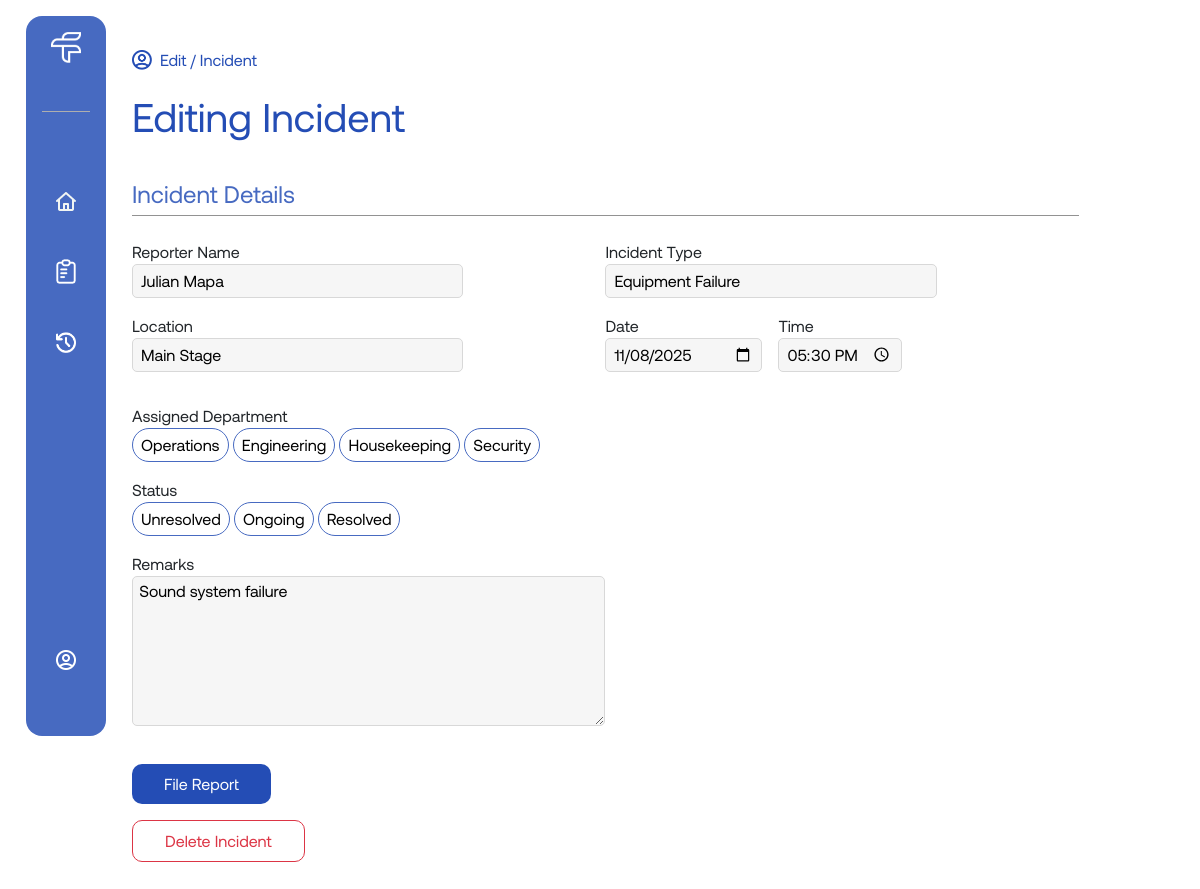
Page /pages/edit-incident.php?incidentId=1 (signed in) on the earlier database version.
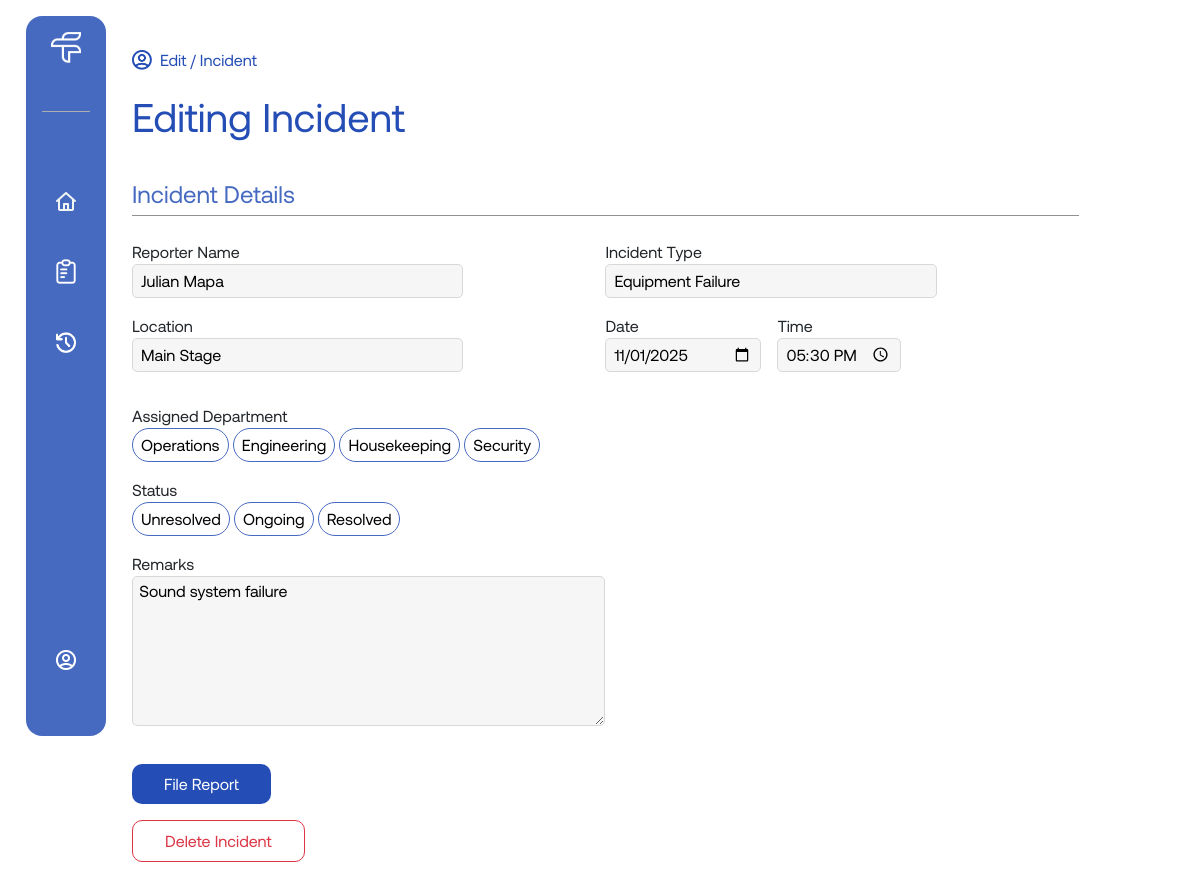
Same page on the later database version.
### tables this page shows
CREATE TABLE incidents (
  incident_id INT(10) AUTO_INCREMENT PRIMARY KEY,
  description VARCHAR(255) NOT NULL,
  location VARCHAR(255) NOT NULL,
  reported_by INT(10),
  role_assigned_to VARCHAR(255),
  status VARCHAR(255) DEFAULT 'Ongoing',
  remarks VARCHAR(255),
  date DATE,
  time TIME,
  FOREIGN KEY (reported_by) REFERENCES users(user_id) ON DELETE SET NULL
);

### pages/edit-incident.php (the view, shortened to what the changed rows need)
<?php
    include('../includes/db_connect.php');
    if (isset($_GET['incidentId'])) {
        $id = $_GET['incidentId'];
        $sql_fetch = "SELECT * FROM incidents WHERE incident_id = $id";
        $result = mysqli_query($conn, $sql_fetch);
        if ($result-> num_rows > 0) {
            while ($row = mysqli_fetch_array($result)) {
                $incident = $row['description'];
                $location = $row['location'];
                $date = $row['date'];
                $time = $row['time'];
                $remarks = $row['remarks'];
            }
        }
    }
?>
<!DOCTYPE html>
<html lang="en">
<head>
    <link href="https://cdn.jsdelivr.net/npm/bootstrap@5.3.8/dist/css/bootstrap.min.css" rel="stylesheet">
    <link rel="stylesheet" href="../assets/css/style.css">
</head>
<body>
    <div class="layout d-md-flex w-md-100">
        <div class="main-content flex-md-fill p-md-3 pt-md-5">
            <div class="main-content-container incident-form w-90 mx-auto mx-md-0 w-md-100">
                <h1>Editing Incident</h1>
                <h2>Incident Details</h2>
                <div class="incident-details">
                    <form method="POST" action="">
                        <div class="incident-details">
                            <div class="incident-text-inputs">
                                <div class="incident-form-group">
                                </div>
                                <div class="incident-form-group">
                                    <p>Incident Type</p>
                                    <input
                                    type="text"
                                    name="incident_type"
                                    value = "<?php echo $incident; ?>"
                                    placeholder="e.g Wet Floor"
                                    required
                                    />
                                </div>
                                <div class="incident-form-group">
                                    <p>Location</p>
                                    <input
                                    type="text"
                                    name="location"
                                    value = "<?php echo $location; ?>"
                                    placeholder="e.g 3rd Floor"
                                    required
                                    />
                                </div>
                                <div class="date-time">
                                    <div class="left-date">
                                    <p>Date</p>
                                    <input type="date" name="date" value = "<?php echo $date;?>" required  />
                                    </div>
                                    <div class="right-time">
                                    <p>Time</p>
                                    <input type="time" name="time" value = "<?php echo $time;?>" required />
                                    </div>
                                </div>
                            </div>
                            <p>Assigned Department</p>
                            <div class="department-btns">
                                <button type="button" data-target="dept_ops">Operations</button>
                                <button type="button" data-target="dept_eng">Engineering</button>
                                <button type="button" data-target="dept_house">Housekeeping</button>
                                <button type="button" data-target="dept_sec">Security</button>
                            </div>
                            <p>Status</p>
                            <div class="status-btns">
                                <button type="button" data-target="status_unresolved">Unresolved</button>
                                <button type="button" data-target="status_ongoing">Ongoing</button>
                                <button type="button" data-target="status_resolved">Resolved</button>
                            </div>
                            <p>Remarks</p>
                            <textarea name="remarks" id="remarks" placeholder="Add remarks here..." rows="4"> <?php echo $remarks;?> </textarea>
                            <br />
                            <button type="submit" value= "Update" name= "update" class="submit-btn">File Report</button>
                        </div>
                    </form>
                </div>
            </div>
        </div>
    </div>
</body>
<?php include('../includes/footer.php') ?>

Differences in the rows shown:
changed incidents "Equipment Failure": date "11/08/2025" → "11/01/2025"
